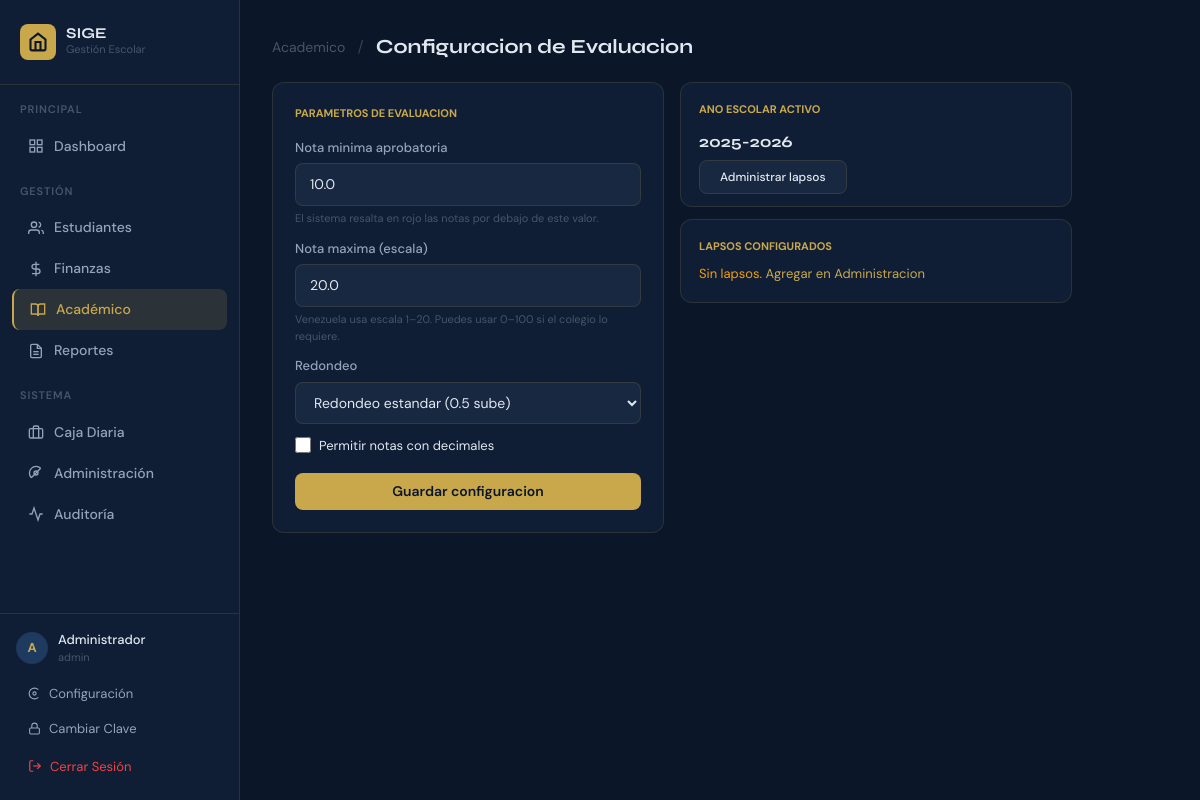
The app's page /academico/configuracion (signed in) with its own data.
### tables this page shows
CREATE TABLE evaluation_config (
            id INTEGER PRIMARY KEY AUTOINCREMENT,
            school_year_id INTEGER NOT NULL REFERENCES school_years(id) UNIQUE,
            min_passing_grade REAL NOT NULL DEFAULT 10.0,
            max_grade REAL NOT NULL DEFAULT 20.0,
            use_decimals INTEGER NOT NULL DEFAULT 1,
            rounding_rule TEXT NOT NULL DEFAULT 'ROUND_HALF_UP'
        );

CREATE TABLE school_years (
            id INTEGER PRIMARY KEY AUTOINCREMENT,
            name TEXT NOT NULL,
            start_date TEXT NOT NULL,
            end_date TEXT NOT NULL,
            active INTEGER NOT NULL DEFAULT 0
        );

### routers/academic_router.py (the view, shortened to what this page needs)
@bp.route("/configuracion", methods=["GET", "POST"])
@login_required
@permission_required("academic", "edit")
def config():
    user = current_user()
    with db() as conn:
        sy  = conn.execute("SELECT * FROM school_years WHERE active=1").fetchone()
        cfg = conn.execute("""
            SELECT ec.* FROM evaluation_config ec
            JOIN school_years sy ON sy.id=ec.school_year_id WHERE sy.active=1
        """).fetchone() if sy else None
        lapsos = conn.execute("""
            SELECT l.* FROM lapsos l
            JOIN school_years sy ON sy.id=l.school_year_id
            WHERE sy.active=1 ORDER BY l.name
        """).fetchall() if sy else []
        subjects = conn.execute("""
            SELECT sub.*, c.name as course_name, c.level, c.grade
            FROM subjects sub JOIN courses c ON c.id=sub.course_id
            ORDER BY c.level DESC, c.grade, sub.name
        """).fetchall()
        activity_types = conn.execute("""
            SELECT at.*, sub.name as subject_name, l.name as lapso_name
            FROM activity_types at
            JOIN subjects sub ON sub.id=at.subject_id
            JOIN lapsos l ON l.id=at.lapso_id
            ORDER BY l.name, sub.name, at.name
        """).fetchall()
    return render_template("academic/config.html",
        user=user, sy=sy, cfg=cfg, lapsos=lapsos,
        subjects=subjects, activity_types=activity_types)

### auth.py (called while the page is built)
def current_user():
    if "user_id" not in session:
        return None
    return {"id": session["user_id"], "username": session["username"],
            "full_name": session["full_name"], "role_id": session["role_id"]}

def get_user_permissions(role_id):
    with db() as conn:
        rows = conn.execute("""
            SELECT p.module, p.action FROM permissions p
            JOIN role_permissions rp ON rp.permission_id = p.id
            WHERE rp.role_id = ?
        """, (role_id,)).fetchall()
    return {(r["module"], r["action"]) for r in rows}

def has_permission(module, action):
    user = current_user()
    if not user:
        return False
    perms = get_user_permissions(user["role_id"])
    return (module, action) in perms

def login_required(f):
    @functools.wraps(f)
    def decorated(*args, **kwargs):
        if not current_user():
            return redirect(url_for("auth.login"))
        return f(*args, **kwargs)
    return decorated

def permission_required(module, action):
    def decorator(f):
        @functools.wraps(f)
        def decorated(*args, **kwargs):
            if not current_user():
                return redirect(url_for("auth.login"))
            if not has_permission(module, action):
                abort(403)
            return f(*args, **kwargs)
        return decorated
    return decorator

### database.py (called while the page is built)
def get_connection():
    conn = sqlite3.connect(DB_PATH, detect_types=sqlite3.PARSE_DECLTYPES)
    conn.row_factory = sqlite3.Row
    conn.execute("PRAGMA journal_mode=WAL")
    conn.execute("PRAGMA foreign_keys=ON")
    conn.execute("PRAGMA synchronous=NORMAL")
    return conn

@contextmanager
def db():
    conn = get_connection()
    try:
        yield conn
        conn.commit()
    except Exception:
        conn.rollback()
        raise
    finally:
        conn.close()

### templates/academic/config.html (shortened to what this page needs)
{% extends "base.html" %}
{% block content %}
<div style="display:flex;align-items:center;gap:12px;margin-bottom:20px;">
  <a href="{{ url_for('academic.index') }}" style="color:#475569;text-decoration:none;font-size:14px;">Academico</a>
  <span style="color:#334155;">/</span>
  <h1 class="font-display" style="font-size:20px;font-weight:700;color:#E2E8F0;margin:0;">Configuracion de Evaluacion</h1>
</div>
<div style="display:grid;grid-template-columns:1fr 1fr;gap:16px;max-width:800px;">
  <div class="card" style="padding:22px;">
    <div style="font-size:11px;font-weight:700;color:var(--gold);margin-bottom:16px;">PARAMETROS DE EVALUACION</div>
    {% if not sy %}
    <div style="color:#F59E0B;font-size:13px;margin-bottom:12px;">
      No hay ano escolar activo.
      <a href="{{ url_for('admin.index') }}#years" style="color:var(--gold);">Configurar</a>
    </div>
    {% else %}
    <form method="POST">
      <div style="margin-bottom:12px;">
        <label class="form-label">Nota minima aprobatoria</label>
        <input type="number" name="min_passing_grade"
          value="{{ cfg.min_passing_grade if cfg else 10 }}"
          step="0.5" min="1" max="30" class="form-input" required>
        <div style="font-size:11px;color:#475569;margin-top:4px;">
          El sistema resalta en rojo las notas por debajo de este valor.
        </div>
      </div>
      <div style="margin-bottom:12px;">
        <label class="form-label">Nota maxima (escala)</label>
        <input type="number" name="max_grade"
          value="{{ cfg.max_grade if cfg else 20 }}"
          step="1" min="10" max="100" class="form-input" required>
        <div style="font-size:11px;color:#475569;margin-top:4px;">
          Venezuela usa escala 1–20. Puedes usar 0–100 si el colegio lo requiere.
        </div>
      </div>
      <div style="margin-bottom:12px;">
        <label class="form-label">Redondeo</label>
        <select name="rounding_rule" class="form-input">
          <option value="ROUND_HALF_UP"   {% if cfg and cfg.rounding_rule=='ROUND_HALF_UP'   %}selected{% endif %}>Redondeo estandar (0.5 sube)</option>
        </select>
      </div>
      <div style="margin-bottom:18px;">
        <label style="display:flex;align-items:center;gap:8px;cursor:pointer;">
          <input type="checkbox" name="use_decimals"
            style="width:16px;height:16px;accent-color:var(--gold);">
          <span style="font-size:13px;color:#E2E8F0;">Permitir notas con decimales</span>
        </label>
      </div>
      <button type="submit" class="btn-primary" style="width:100%;">Guardar configuracion</button>
    </form>
    {% endif %}
  </div>
  <div style="display:flex;flex-direction:column;gap:12px;">
    <div class="card" style="padding:18px;">
      <div style="font-size:11px;font-weight:700;color:var(--gold);margin-bottom:12px;">ANO ESCOLAR ACTIVO</div>
      {% if sy %}
      <div style="font-size:16px;font-weight:700;color:#E2E8F0;font-family:'Syne',sans-serif;">{{ sy.name }}</div>
      <div style="margin-top:10px;">
        <a href="{{ url_for('admin.index') }}#lapsos" class="btn-secondary"
           style="text-decoration:none;font-size:12px;">
          Administrar lapsos
        </a>
      </div>
      {% else %}
      <div style="color:#F59E0B;font-size:13px;">Sin ano escolar activo</div>
      {% endif %}
    </div>
    <div class="card" style="padding:18px;">
      <div style="font-size:11px;font-weight:700;color:var(--gold);margin-bottom:10px;">LAPSOS CONFIGURADOS</div>
      {% for l in lapsos %}
      <div style="display:flex;justify-content:space-between;padding:5px 0;border-bottom:1px solid var(--border);font-size:13px;">
        <span style="color:#E2E8F0;font-weight:500;">{{ l.name }}</span>
        <span style="color:#475569;font-size:12px;">{{ l.start_date or '—' }} / {{ l.end_date or '—' }}</span>
      </div>
      {% else %}
      <div style="color:#F59E0B;font-size:13px;">
        Sin lapsos.
        <a href="{{ url_for('admin.index') }}#lapsos" style="color:var(--gold);">Agregar en Administracion</a>
      </div>
      {% endfor %}
    </div>
  </div>
</div>
{% endblock %}

### templates/base.html (style rules this page uses)
:root { --navy: #0B1629; --navy-mid: #132038; --navy-light: #1E3A5F; --gold: #C9A84C; --gold-light: #E8C96D; --slate: #94A3B8; --surface: #0F1E35; --surface-2: #172840; --border: rgba(201,168,76,0.15); }
* { box-sizing: border-box; }
body { font-family: 'DM Sans', sans-serif; background: var(--navy); color: #E2E8F0; }
h1,h2,h3,.font-display { font-family: 'Syne', sans-serif; }
.card { background:var(--surface); border:1px solid var(--border); border-radius:12px; }
.btn-primary { background:var(--gold); color:var(--navy); font-weight:600; padding:8px 20px; border-radius:8px; font-size:14px; transition:all 0.2s; cursor:pointer; border:none; }
.btn-secondary { background:var(--surface-2); color:#E2E8F0; font-weight:500; padding:8px 20px; border-radius:8px; font-size:14px; transition:all 0.2s; cursor:pointer; border:1px solid var(--border); }
.form-input { background:var(--surface-2); border:1px solid var(--border); color:#E2E8F0; padding:10px 14px; border-radius:8px; font-size:14px; width:100%; transition:border-color 0.2s; }
.form-input::placeholder { color:#475569; }
.form-label { font-size:13px; font-weight:500; color:#94A3B8; margin-bottom:6px; display:block; }
select.form-input option { background:var(--navy-mid); }

### records on screen
evaluation_config: min_passing_grade "10.0", max_grade "20.0", rounding_rule "Redondeo estandar (0.5 sube)"
school_years: name "2025-2026"

### other values on screen
{{ user.full_name[0] }} "A"
{{ user.full_name.split()[0] }} "Administrador"
{{ user.username }} "admin"
